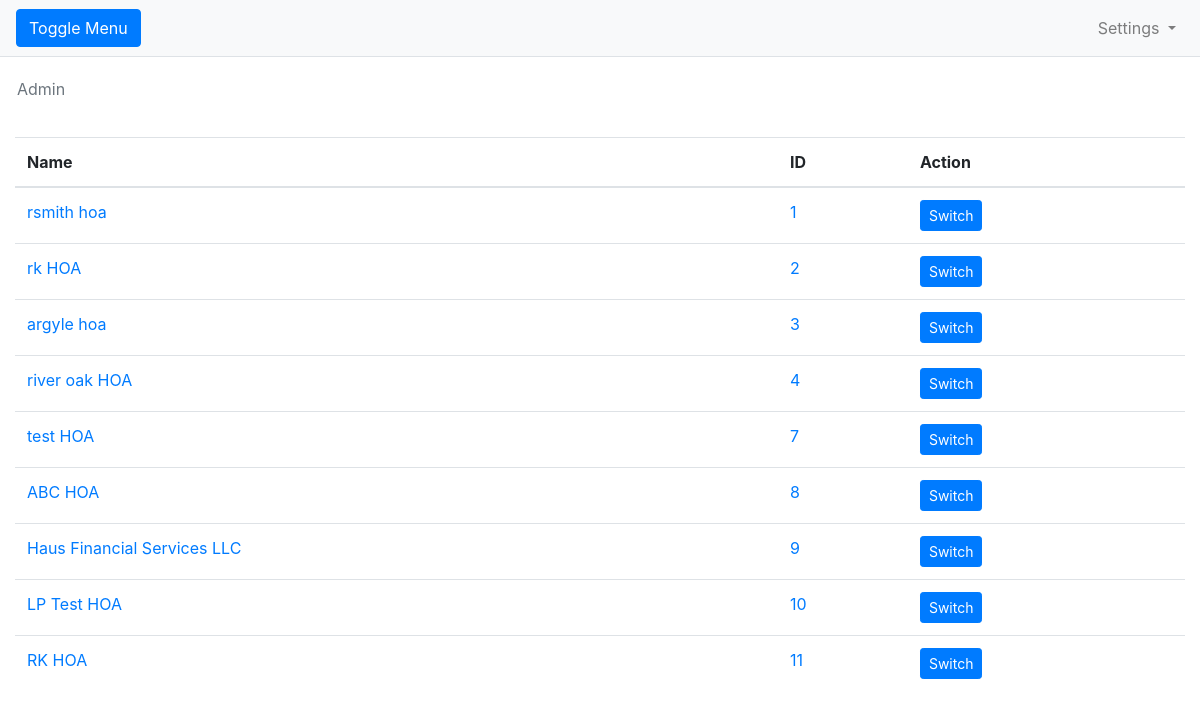
The page /admin/list-orgs/HOA on the database its author committed.
### model.py (models this page shows)
class Organization:
    def __init__(self, name, org_type):
        self.name = name
        self.org_type = org_type
        self.admin_approved = 'false'
        self.approval_type = 'new'

### app.py (the view)
@app.route('/admin/list-orgs/<org_type>', methods=['GET'])
def list_orgs(org_type):
    session = get_session()
    orgs = session.query(model.Organization).filter_by(org_type=org_type).all()
    return render_template("admin_list_orgs.html", orgs=orgs)

### templates/admin_list_orgs.html
{% extends "base.html" %}
{% block content %}
	<div class="row">
	<nav class="row">
        <nav class="navbar">
          <ol class="breadcrumb bg-white">
            <li class="breadcrumb-item active" aria-current="page">Admin</li>
          </ol>
        </nav>
	</nav>
        </div>
          <table class="table">
          <thead>
            <tr>
              <th scope="col">Name</th>
              <th scope="col">ID</th>
              <th scope="col">Action</th>
            </tr>
          </thead>
          <tbody>
	    {% for org in orgs %}
            <tr>
	      <td><a href="{{ url_for('admin_view_org', org_id=org.id)  }}" target="_blank">{{ org.name }}</a></th>
	      <td><a href="{{ url_for('admin_view_org', org_id=org.id)  }}" target="_blank">{{ org.id }}</a></td>
	      <td><a class="btn btn-primary btn-sm" href="{{ url_for('switch_to_org', org_id=org.id)  }}" role="button">Switch</a></td>
            </tr>
	    {% endfor  %}
          </tbody>
          </table>
	  {% endblock  %}

### rows shown on the page
Organization: name "rsmith hoa", id "1"
Organization: name "rk HOA", id "2"
Organization: name "argyle hoa", id "3"
Organization: name "river oak HOA", id "4"
Organization: name "test HOA", id "7"
Organization: name "ABC HOA", id "8"
Organization: name "Haus Financial Services LLC", id "9"
Organization: name "LP Test HOA", id "10"
Organization: name "RK HOA", id "11"
